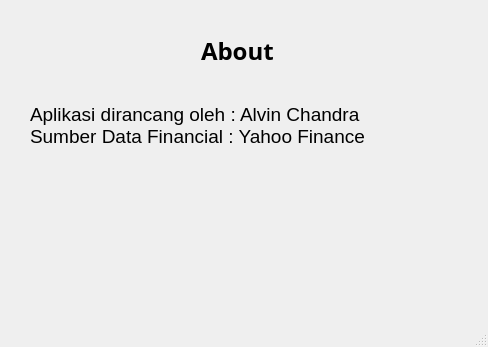
<?xml version="1.0" encoding="UTF-8"?>
<ui version="4.0">
 <class>MainWindow</class>
 <widget class="QMainWindow" name="MainWindow">
  <property name="geometry">
   <rect>
    <x>0</x>
    <y>0</y>
    <width>488</width>
    <height>347</height>
   </rect>
  </property>
  <property name="windowTitle">
   <string>MainWindow</string>
  </property>
  <widget class="QWidget" name="centralwidget">
   <widget class="QLabel" name="label">
    <property name="geometry">
     <rect>
      <x>170</x>
      <y>20</y>
      <width>141</width>
      <height>61</height>
     </rect>
    </property>
    <property name="font">
     <font>
      <family>Arial Black</family>
      <pointsize>18</pointsize>
      <weight>75</weight>
      <bold>true</bold>
     </font>
    </property>
    <property name="text">
     <string>About </string>
    </property>
    <property name="alignment">
     <set>Qt::AlignCenter</set>
    </property>
   </widget>
   <widget class="QLabel" name="label_2">
    <property name="geometry">
     <rect>
      <x>30</x>
      <y>80</y>
      <width>361</width>
      <height>91</height>
     </rect>
    </property>
    <property name="font">
     <font>
      <family>Arial</family>
      <pointsize>14</pointsize>
     </font>
    </property>
    <property name="text">
     <string>Aplikasi dirancang oleh : Alvin Chandra 
Sumber Data Financial : Yahoo Finance</string>
    </property>
   </widget>
  </widget>
  <widget class="QMenuBar" name="menubar">
   <property name="geometry">
    <rect>
     <x>0</x>
     <y>0</y>
     <width>488</width>
     <height>21</height>
    </rect>
   </property>
  </widget>
  <widget class="QStatusBar" name="statusbar"/>
 </widget>
 <resources/>
 <connections/>
</ui>
